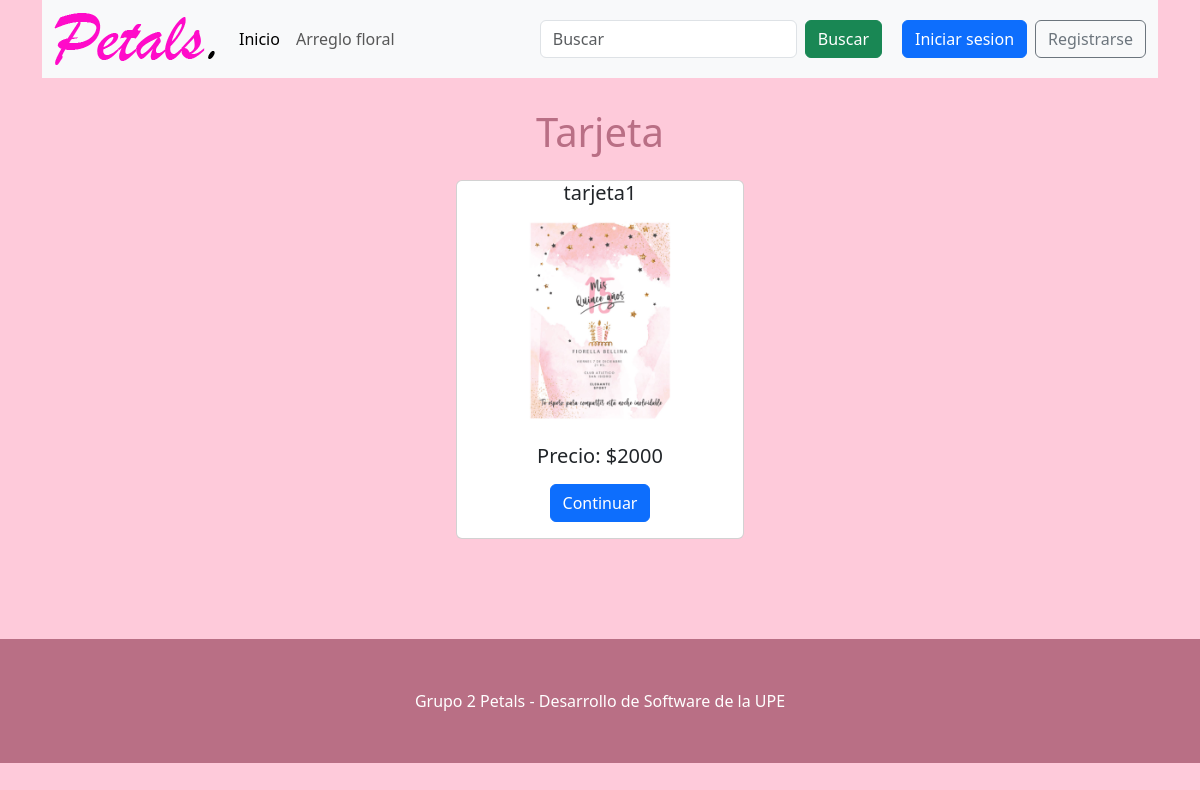
The app's page /tarjeta.php?id=1 with its own data.
### tables this page shows
CREATE TABLE `tarjeta` (
  `ID_Tarjeta` int(11) NOT NULL,
  `Tipo` varchar(60) NOT NULL,
  `Nombre` varchar(50) NOT NULL,
  `Precio` int(11) NOT NULL,
  `imagen` text NOT NULL
);

### tarjeta.php (the view, shortened to what this page needs)
<?php
include 'app/conexion.php';
$id = $_GET['id'];
$sql = "select * from tarjeta where ID_Tarjeta=$id";
$result = mysqli_query($conexion, $sql);
$reg = mysqli_fetch_assoc($result);
include 'sections/header.php';
?>
<div class="container">
	<h1>Tarjeta</h1>
	<div class="card text-center mt-4" style="width: 18rem;  margin: auto;">
		<h5><?php echo $reg["Nombre"] ?></h5>
		<img src="imagenes/<?php echo $reg["imagen"] ?>.jpg" alt="<?php echo $reg["imagen"] ?>" width="100%">
		<div class="card-body">
			<h5 class="card-title">
				<p>Precio: $<?php echo $reg["Precio"] ?></p>
			</h5>
			<form action="datoscompra.php" method="POST">
				<input type="submit" value="Continuar" name="card" class="btn btn-primary">
			</form>
		</div>
	</div>
</div>
<?php
include 'sections/footer.php';
 ?>

### style.css (style rules this page uses)
body { background-color: #fecada; }
h1, h2 { text-align: center; margin-top: 30px; color: #b96f85; }

### records on screen
tarjeta: Nombre "tarjeta1", imagen (picture), Precio "2000"
